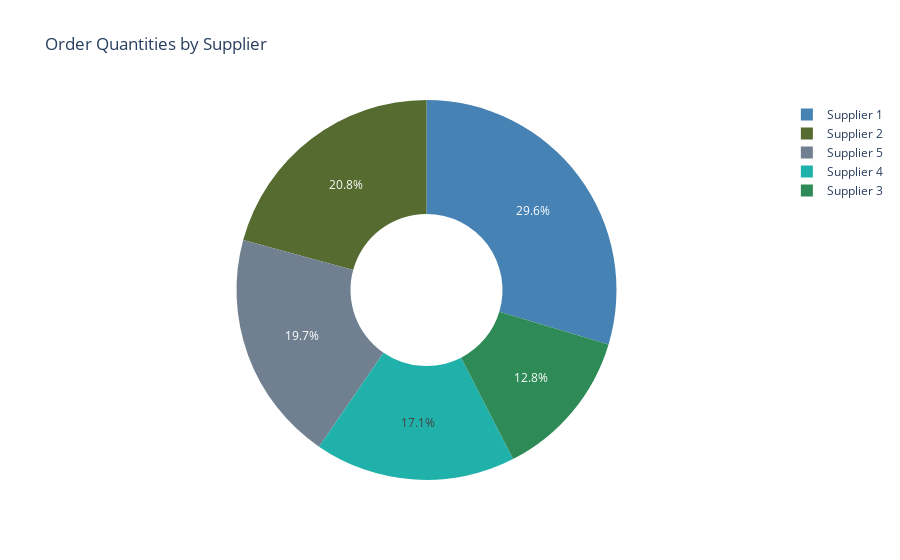

Notebook cell for this chart:
### Code cell
fig7 = px.pie(
    df,
    names="Supplier name",
    values="Order quantities",
    color="Supplier name",
    color_discrete_sequence=supply_chain_colors,
    title="Order Quantities by Supplier",
    hole=0.4  # donut style
)
fig7.show()

### Figure 1 — Plotly figure (JSON) as saved in the notebook; plotly's stock layout.template omitted (floating-point values rounded to 4 significant figures)
{"data": [{"customdata": [["Supplier 3"], ["Supplier 3"], ["Supplier 1"], ["Supplier 5"], ["Supplier 1"], ["Supplier 4"], ["Supplier 3"], ["Supplier 4"], ["Supplier 4"], ["Supplier 2"], ["Supplier 5"], ["Supplier 2"], ["Supplier 4"], ["Supplier 5"], ["Supplier 1"], ["Supplier 1"], ["Supplier 1"], ["Supplier 1"], ["Supplier 2"], ["Supplier 4"], ["Supplier 1"], ["Supplier 5"], ["Supplier 4"], ["Supplier 5"], ["Supplier 2"], ["Supplier 4"], ["Supplier 2"], ["Supplier 5"], ["Supplier 1"], ["Supplier 1"], ["Supplier 4"], ["Supplier 3"], ["Supplier 3"], ["Supplier 5"], ["Supplier 1"], ["Supplier 1"], ["Supplier 2"], ["Supplier 3"], ["Supplier 5"], ["Supplier 2"], ["Supplier 1"], ["Supplier 4"], ["Supplier 5"], ["Supplier 5"], ["Supplier 2"], ["Supplier 2"], ["Supplier 3"], ["Supplier 1"], ["Supplier 2"], ["Supplier 5"], ["Supplier 2"], ["Supplier 5"], ["Supplier 1"], ["Supplier 1"], ["Supplier 1"], ["Supplier 2"], ["Supplier 1"], ["Supplier 2"], ["Supplier 3"], ["Supplier 1"], ["Supplier 4"], ["Supplier 4"], ["Supplier 2"], ["Supplier 3"], ["Supplier 1"], ["Supplier 5"], ["Supplier 5"], ["Supplier 1"], ["Supplier 2"], ["Supplier 4"], ["Supplier 1"], ["Supplier 2"], ["Supplier 1"], ["Supplier 4"], ["Supplier 4"], ["Supplier 1"], ["Supplier 2"], ["Supplier 1"], ["Supplier 5"], ["Supplier 3"], ["Supplier 3"], ["Supplier 3"], ["Supplier 2"], ["Supplier 1"], ["Supplier 5"], ["Supplier 5"], ["Supplier 1"], ["Supplier 3"], ["Supplier 2"], ["Supplier 1"], ["Supplier 3"], ["Supplier 4"], ["Supplier 2"], ["Supplier 4"], ["Supplier 2"], ["Supplier 4"], ["Supplier 3"], ["Supplier 4"], ["Supplier 5"], ["Supplier 2"]], "domain": {"x": [0, 1], "y": [0, 1]}, "hole": 0.4, "hovertemplate": "Supplier name=%{customdata[0]}<br>Order quantities=%{value}<extra></extra>", "labels": ["Supplier 3", "Supplier 3", "Supplier 1", "Supplier 5", "Supplier 1", "Supplier 4", "Supplier 3", "Supplier 4", "Supplier 4", "Supplier 2", "Supplier 5", "Supplier 2", "Supplier 4", "Supplier 5", "Supplier 1", "Supplier 1", "Supplier 1", "Supplier 1", "Supplier 2", "Supplier 4", "Supplier 1", "Supplier 5", "Supplier 4", "Supplier 5", "Supplier 2", "Supplier 4", "Supplier 2", "Supplier 5", "Supplier 1", "Supplier 1", "Supplier 4", "Supplier 3", "Supplier 3", "Supplier 5", "Supplier 1", "Supplier 1", "Supplier 2", "Supplier 3", "Supplier 5", "Supplier 2", "Supplier 1", "Supplier 4", "Supplier 5", "Supplier 5", "Supplier 2", "Supplier 2", "Supplier 3", "Supplier 1", "Supplier 2", "Supplier 5", "Supplier 2", "Supplier 5", "Supplier 1", "Supplier 1", "Supplier 1", "Supplier 2", "Supplier 1", "Supplier 2", "Supplier 3", "Supplier 1", "Supplier 4", "Supplier 4", "Supplier 2", "Supplier 3", "Supplier 1", "Supplier 5", "Supplier 5", "Supplier 1", "Supplier 2", "Supplier 4", "Supplier 1", "Supplier 2", "Supplier 1", "Supplier 4", "Supplier 4", "Supplier 1", "Supplier 2", "Supplier 1", "Supplier 5", "Supplier 3", "Supplier 3", "Supplier 3", "Supplier 2", "Supplier 1", "Supplier 5", "Supplier 5", "Supplier 1", "Supplier 3", "Supplier 2", "Supplier 1", "Supplier 3", "Supplier 4", "Supplier 2", "Supplier 4", "Supplier 2", "Supplier 4", "Supplier 3", "Supplier 4", "Supplier 5", "Supplier 2"], "legendgroup": "", "marker": {"colors": ["#2E8B57", "#2E8B57", "#4682B4", "#708090", "#4682B4", "#20B2AA", "#2E8B57", "#20B2AA", "#20B2AA", "#556B2F", "#708090", "#556B2F", "#20B2AA", "#708090", "#4682B4", "#4682B4", "#4682B4", "#4682B4", "#556B2F", "#20B2AA", "#4682B4", "#708090", "#20B2AA", "#708090", "#556B2F", "#20B2AA", "#556B2F", "#708090", "#4682B4", "#4682B4", "#20B2AA", "#2E8B57", "#2E8B57", "#708090", "#4682B4", "#4682B4", "#556B2F", "#2E8B57", "#708090", "#556B2F", "#4682B4", "#20B2AA", "#708090", "#708090", "#556B2F", "#556B2F", "#2E8B57", "#4682B4", "#556B2F", "#708090", "#556B2F", "#708090", "#4682B4", "#4682B4", "#4682B4", "#556B2F", "#4682B4", "#556B2F", "#2E8B57", "#4682B4", "#20B2AA", "#20B2AA", "#556B2F", "#2E8B57", "#4682B4", "#708090", "#708090", "#4682B4", "#556B2F", "#20B2AA", "#4682B4", "#556B2F", "#4682B4", "#20B2AA", "#20B2AA", "#4682B4", "#556B2F", "#4682B4", "#708090", "#2E8B57", "#2E8B57", "#2E8B57", "#556B2F", "#4682B4", "#708090", "#708090", "#4682B4", "#2E8B57", "#556B2F", "#4682B4", "#2E8B57", "#20B2AA", "#556B2F", "#20B2AA", "#556B2F", "#20B2AA", "#2E8B57", "#20B2AA", "#708090", "#556B2F"]}, "name": "", "showlegend": true, "type": "pie", "values": [96, 37, 88, 59, 56, 66, 58, 11, 15, 83, 80, 60, 85, 48, 78, 69, 78, 85, 46, 94, 68, 7, 63, 29, 2, 52, 48, 62, 24, 67, 35, 44, 64, 95, 21, 85, 28, 21, 88, 34, 39, 38, 57, 85, 72, 52, 6, 51, 9, 9, 82, 52, 11, 54, 61, 11, 83, 51, 44, 26, 72, 36, 40, 10, 75, 54, 19, 71, 58, 27, 22, 26, 77, 66, 1, 56, 22, 57, 51, 20, 41, 8, 72, 7, 80, 66, 22, 55, 85, 27, 96, 85, 10, 66, 72, 26, 32, 4, 27, 59]}], "layout": {"legend": {"tracegroupgap": 0}, "piecolorway": ["#2E8B57", "#4682B4", "#708090", "#20B2AA", "#556B2F"], "title": {"text": "Order Quantities by Supplier"}}}
